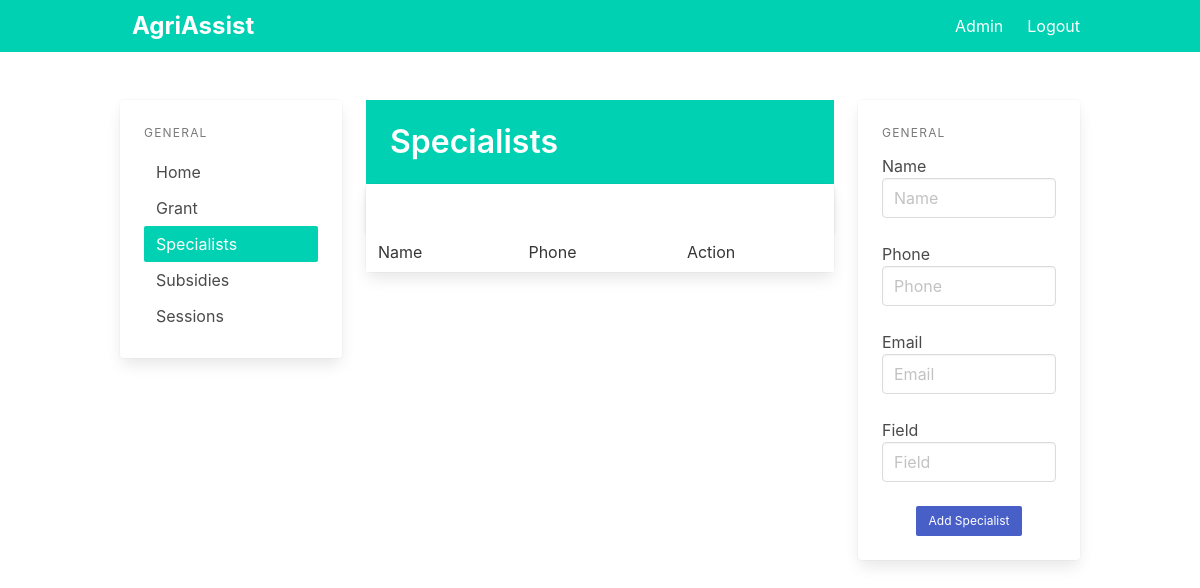
Before: /specialist (signed in) with the older database file.
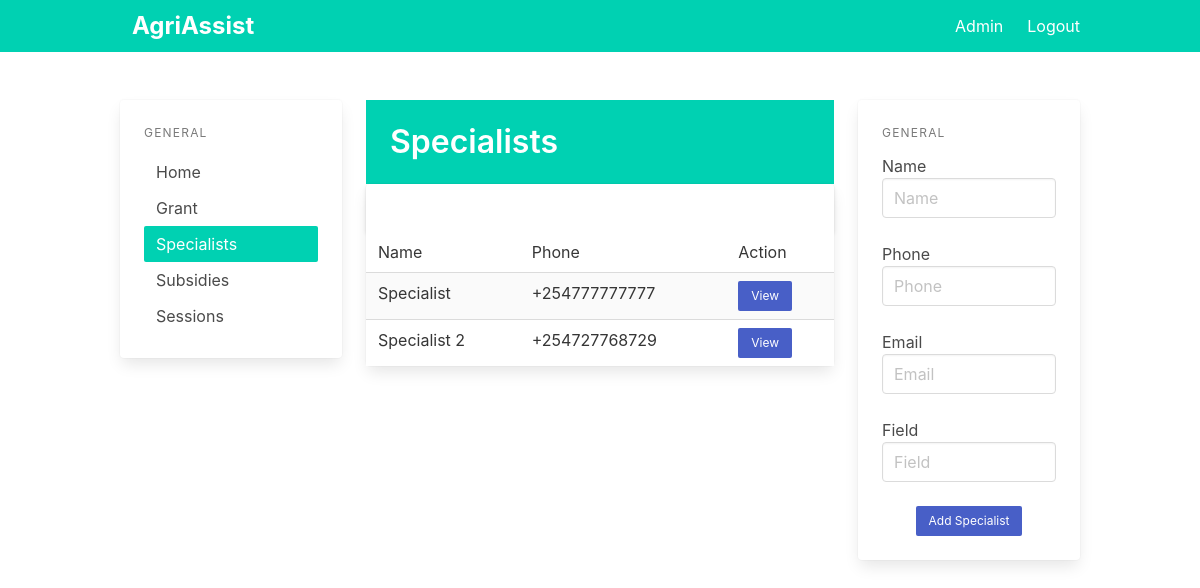
After: the same page with the newer database file.
### app/models.py (models this page shows)
class Specialist(db.Model):
    id = db.Column(db.Integer, primary_key=True)
    name = db.Column(db.String(100))
    email = db.Column(db.String(100))
    phone = db.Column(db.String(15), unique=True)

### app/pages.py (the view)
@page.route('/specialist')
@login_required
def specialists():
    specialists = all_specialists()
    return render_template('specialists.html', specialists=specialists)

### app/utils.py (called while the page is built)
def all_specialists():
    return Specialist.query.all()

### app/templates/specialists.html (shortened to what this page needs)
{% extends "base.html" %}
{% block content %}
<div class="columns">
	<div class="column is-3">
		<div class="card">
			<aside class="menu is-hidden-mobile card-content">
				<p class="menu-label">
					General
				</p>
				<ul class="menu-list">
					<li><a href="/">Home</a></li>
					<li><a href="{{ url_for('page.grants') }}">Grant</a></li>
					<li><a href="{{ url_for('page.specialists') }}" class="has-background-primary has-text-white">Specialists</a>
					</li>
					<li><a href="{{ url_for('page.subsidies') }}">Subsidies</a></li>
					<li><a href="{{ url_for('page.sessions') }}">Sessions</a></li>
				</ul>
			</aside>
		</div>
	</div>
	<div class="column is-6">
		<section class="hero is-primary welcome is-small">
			<div class="hero-body">
				<div class="">
					<h1 class="title">
						Specialists
					</h1>
				</div>
			</div>
		</section>
		<div class="is-3">
			<div class="card events-card">
				<header class="card-header">
					<a href="#" class="card-header-icon" aria-label="more options">
						<span class="icon">
						</span>
					</a>
				</header>
				<div class="card-table">
					<div class="content">
						<table class="table is-fullwidth is-striped">
							<tbody>
								<tr>
									<td>Name</td>
									<td>Phone</td>
									<td>Action</td>
								</tr>
								{% for specialist in specialists %}
								<tr>
									<td>{{specialist.name}}</td>
									<td>{{specialist.phone}}</td>
									<td><a class="button is-link is-small"
											href="{{url_for('page.view_specialist', id=specialist.id)}}">View</a></td>
								</tr>
								{% endfor %}
							</tbody>
						</table>
					</div>
				</div>
			</div>
		</div>
		<br />
	</div>
	<div class="column is-3">
		<div class="card">
			<div class="card-content">
				<div class="content">
					<aside class="menu is-hidden-mobile">
						<p class="menu-label">
							General
						</p>
						<div class="file is-centered is-boxed is-success has-name">
							<label class="file-label">
								<form action="{{ url_for('page.new_specialist') }}" method="POST">
									<div class="control">
										<label>Name</label>
										<input class="input" name="name" type="text" placeholder="Name">
									</div>
									<br />
									<div class="control">
										<label>Phone</label>
										<input class="input" name="phone" type="text" placeholder="Phone">
									</div>
									<br />
									<div class="control">
										<label>Email</label>
										<input class="input" name="email" type="text" placeholder="Email">
									</div>
									<br />
									<div class="control">
										<label>Field</label>
										<input class="input" name="field" type="text" placeholder="Field">
									</div>
									<br />
									<div class="field is-grouped is-grouped-centered">
										<p class="control">
											<input type="submit" class="button is-primary is-link is-small" value="Add Specialist">
										</p>
									</div>
								</form>
							</label>
						</div>
					</aside>
				</div>
			</div>
		</div>
	</div>
</div>
{% endblock %}

Changed rows visible on the page:
added Specialist: name "Specialist", phone "+254777777777"
added Specialist: name "Specialist 2", phone "+254727768729"
